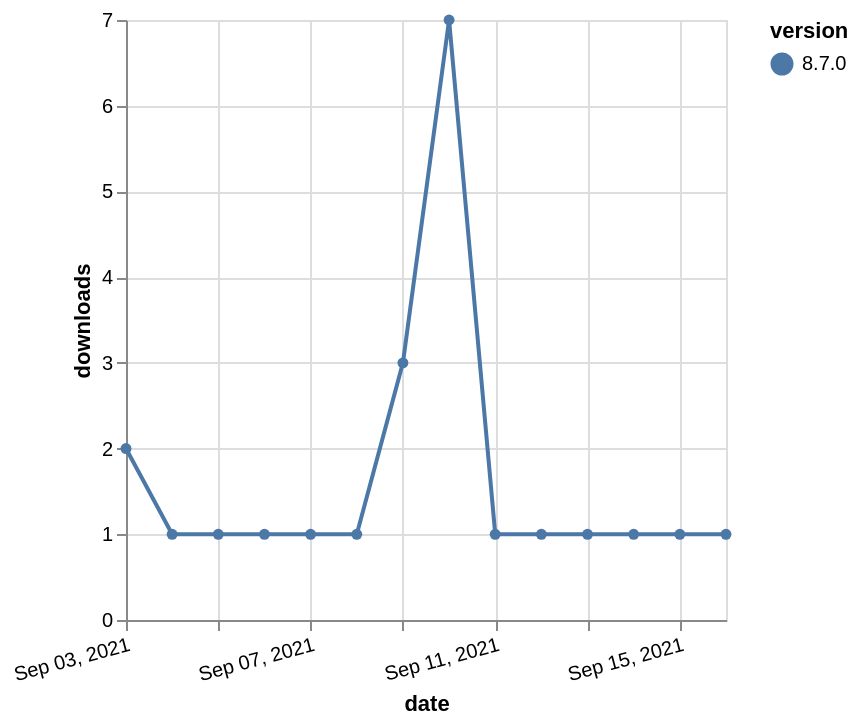

Source (Vega-Lite JSON):
### Vega-Lite specification from a JSON file in a GitHub repository (floating-point values rounded to 4 significant figures)
{"$schema": "https://vega.github.io/schema/vega-lite/v5.json", "description": "A simple bar chart with embedded data.", "data": {"values": [{"date": "2021-09-03", "total": 636, "delta": 2, "version": "8.7.0"}, {"date": "2021-09-04", "total": 637, "delta": 1, "version": "8.7.0"}, {"date": "2021-09-05", "total": 638, "delta": 1, "version": "8.7.0"}, {"date": "2021-09-06", "total": 639, "delta": 1, "version": "8.7.0"}, {"date": "2021-09-07", "total": 640, "delta": 1, "version": "8.7.0"}, {"date": "2021-09-08", "total": 641, "delta": 1, "version": "8.7.0"}, {"date": "2021-09-09", "total": 644, "delta": 3, "version": "8.7.0"}, {"date": "2021-09-10", "total": 651, "delta": 7, "version": "8.7.0"}, {"date": "2021-09-11", "total": 652, "delta": 1, "version": "8.7.0"}, {"date": "2021-09-12", "total": 653, "delta": 1, "version": "8.7.0"}, {"date": "2021-09-13", "total": 654, "delta": 1, "version": "8.7.0"}, {"date": "2021-09-14", "total": 655, "delta": 1, "version": "8.7.0"}, {"date": "2021-09-15", "total": 656, "delta": 1, "version": "8.7.0"}, {"date": "2021-09-16", "total": 657, "delta": 1, "version": "8.7.0"}]}, "width": "container", "mark": {"type": "line", "point": {"filled": true}}, "encoding": {"x": {"field": "date", "type": "temporal", "timeUnit": "yearmonthdate", "title": "date", "axis": {"labelAngle": -15}}, "y": {"field": "delta", "type": "quantitative", "title": "downloads"}, "color": {"field": "version", "type": "nominal"}, "tooltip": {"field": "delta"}}}
